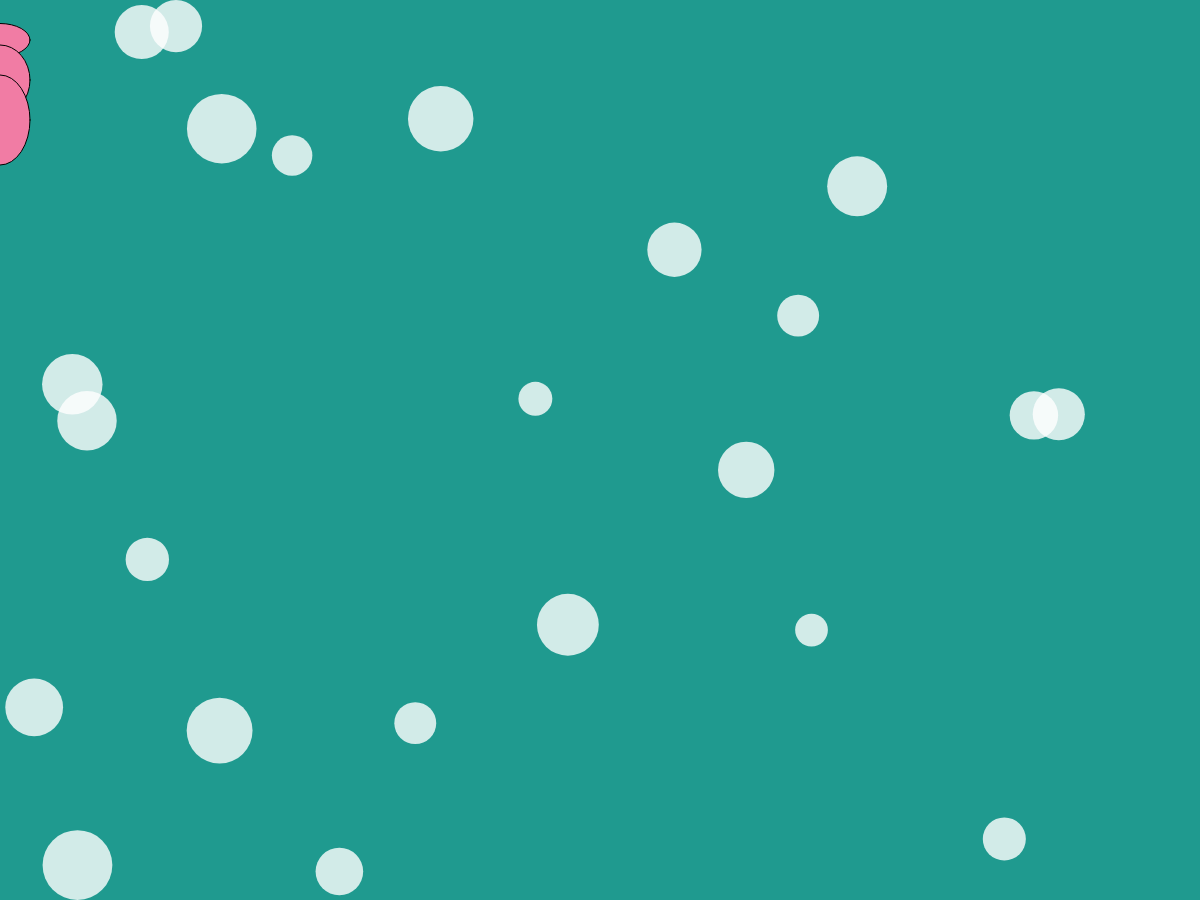
Frame 1 (no input)
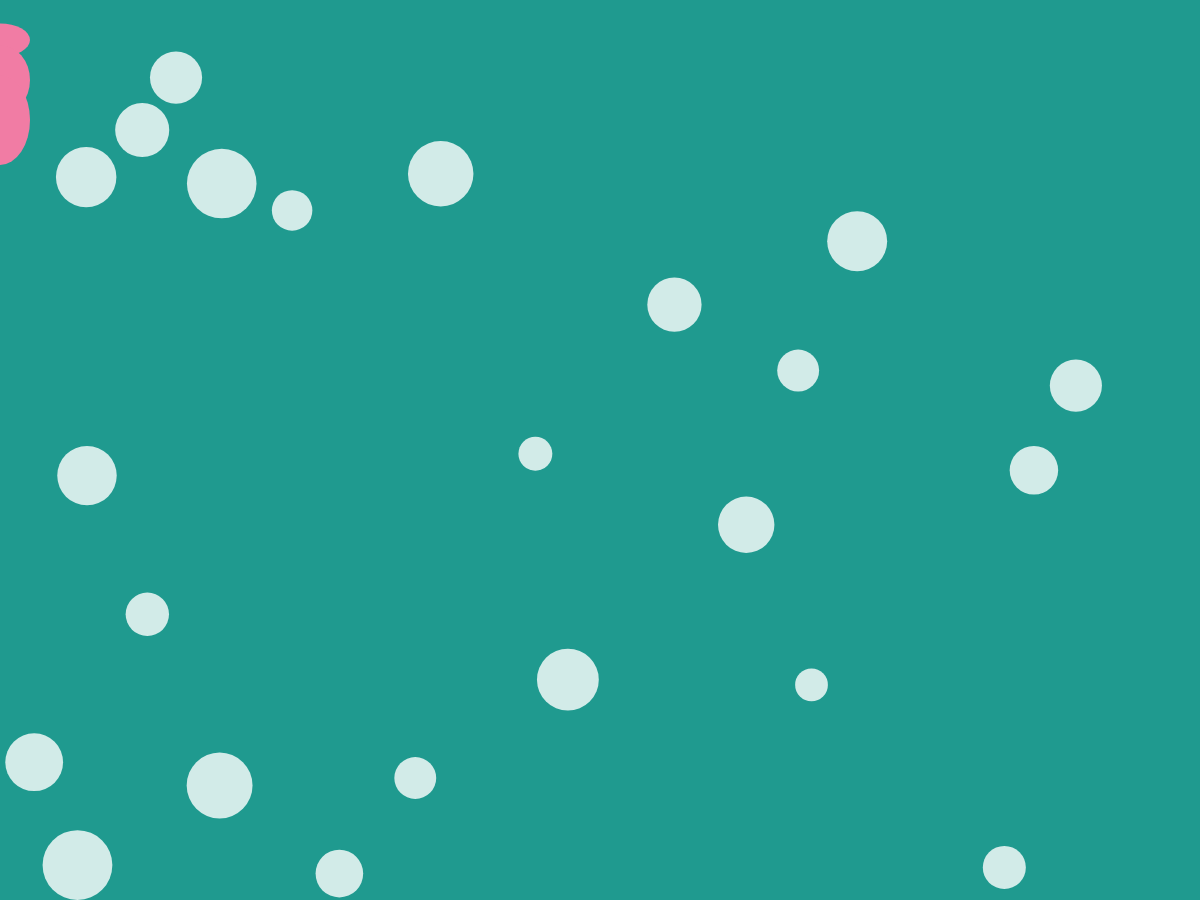
Frame 60 (no input)
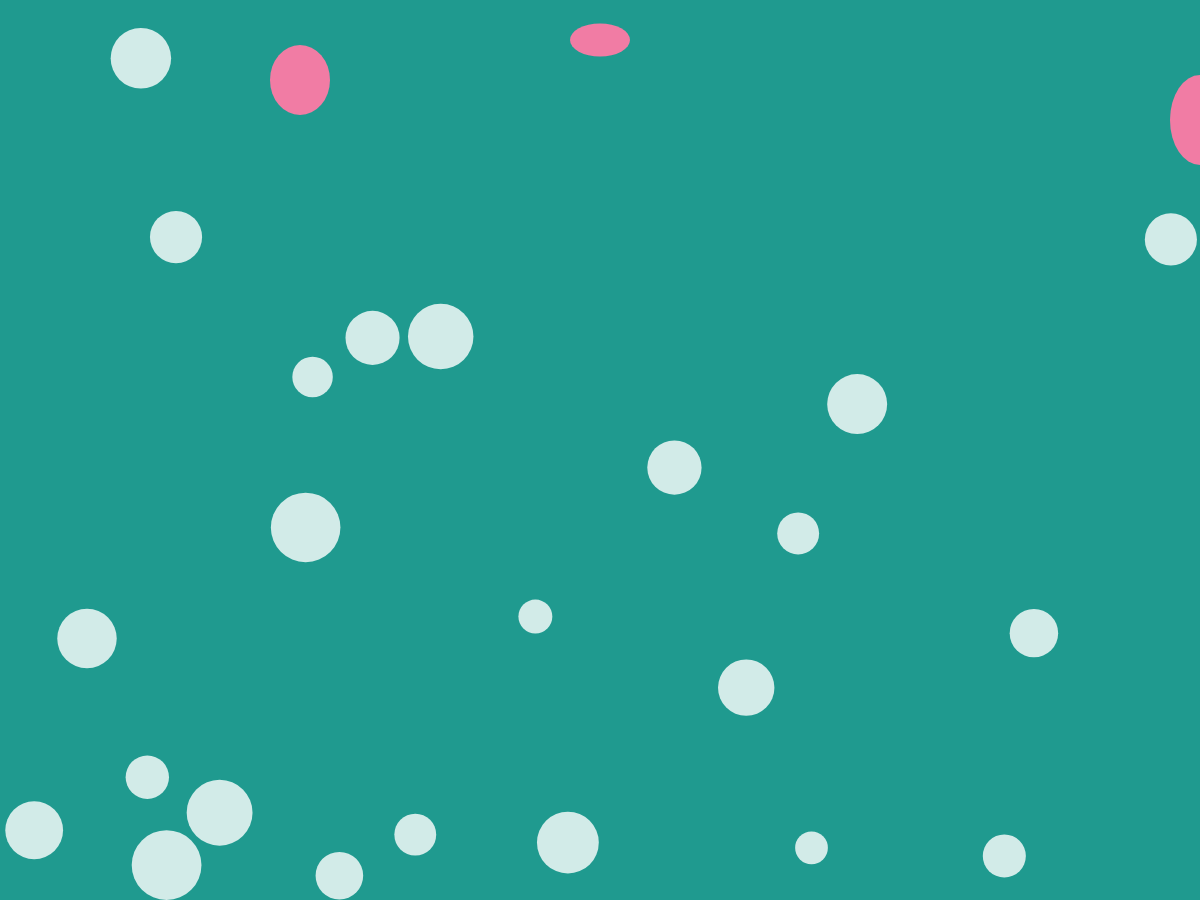
Frame 120 (the mouse pressed at the canvas centre since frame 60)

The p5.js sketch that drew these frames (run headless with seeded random() and noise() and a simulated clock; from frame 60 on, the mouse is pressed at the canvas centre):

// p5.js sketch
// ── sketch.js

var numBalls = 23;
var spring = 0.05;
var gravity = 0.03;
var friction = -0.9;
var balls = [];

function setup() {
  createCanvas(windowWidth, 900);
  for (var i = 0; i < numBalls; i++) {
    balls[i] = new Ball(
      random(width),
      random(height),
      random(30, 70),
      i,
      balls
    );
  }

}

function draw() {
  background('rgb(31, 154, 143)');

  noCursor(); //remove cursor icon
    fill('rgb(241, 124, 164)');                 //Color of mouse x,y ellipses
    ellipse( mouseX,40,60,33 );                 //Interactive mouse ellipses
    ellipse( mouseX/2,80,60,70 );
    ellipse(mouseX*2,120,60,90);

    noStroke();
    fill(255, 204);

  balls.forEach(ball => {
    ball.collide();
    ball.move();
    ball.display();
  });
}

function Ball(xin, yin, din, idin, oin) {
  this.x = xin;
  this.y = yin;
  var vx = 0;
  var vy = 0;
  this.diameter = din;
  this.id = idin;
  this.others = oin;

  this.collide = function() {
    for (var i = this.id + 1; i < numBalls; i++) {
      // console.log(others[i]);
      var dx = this.others[i].x - this.x;
      var dy = this.others[i].y - this.y;
      var distance = sqrt(dx * dx + dy * dy);
      var minDist = this.others[i].diameter / 2 + this.diameter / 2;
      //   console.log(distance);
      //console.log(minDist);
      if (distance < minDist) {
        //console.log("2");
        var angle = atan2(dy, dx);
        var targetX = this.x + cos(angle) * minDist;
        var targetY = this.y + sin(angle) * minDist;
        var ax = (targetX - this.others[i].x) * spring;
        var ay = (targetY - this.others[i].y) * spring;
        vx -= ax;
        vy -= ay;
        this.others[i].vx += ax;
        this.others[i].vy += ay;
      }
    }
  };

  this.move = function() {
    vy += gravity;
    this.x += vx;
    this.y += vy;
    if (this.x + this.diameter / 2 > width) {
      this.x = width - this.diameter / 2;
      vx *= friction;
    } else if (this.x - this.diameter / 2 < 0) {
      this.x = this.diameter / 2;
      vx *= friction;
    }
    if (this.y + this.diameter / 2 > height) {
      this.y = height - this.diameter / 2;
      vy *= friction;
    } else if (this.y - this.diameter / 2 < 0) {
      this.y = this.diameter / 2;
      vy *= friction;
    }
  };

  this.display = function() {
    ellipse(this.x, this.y, this.diameter, this.diameter);
  };
}

/*
Based on code from Keith Peters
source example: https://p5js.org/examples/motion-bouncy-bubbles.html
*/
